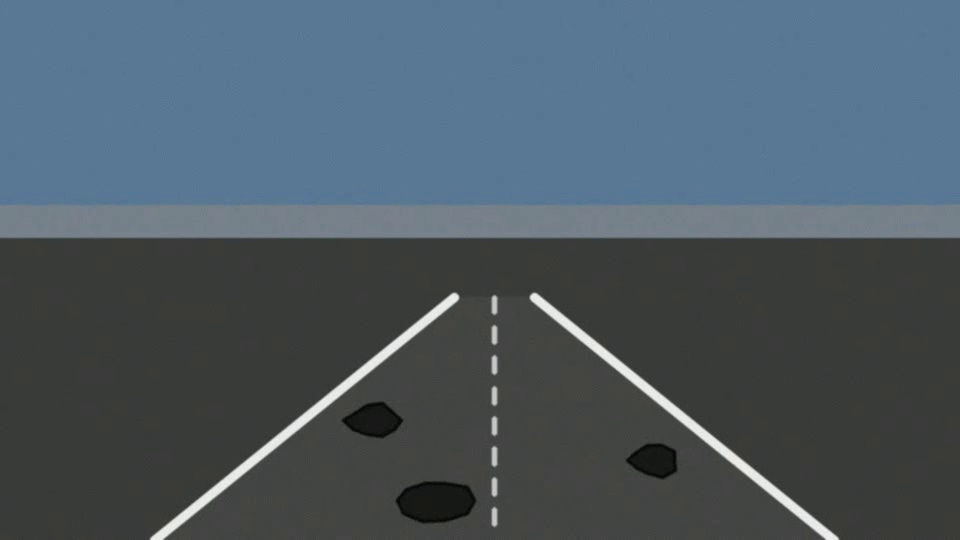
#> input picture frame 8 of ai-car-road-lane-detection/ai-car-road-lane-detection/sample_data/sample_road.mp4, 960 x 540 px
$ python main.py --source sample_data/sample_road.mp4   (older library calls are emulated)
#> lines starting #> are read from the running program, lines starting #| are printed output that depends on the picture; after the words box and inside, x2 and y2 are one past the last pixel; in counts of white or black regions, pixels touching at a corner belong together
#> in run_on_video, frame is the input picture: shape (540, 960, 3); mean B, G, R 100, 90.2, 76.5
### ai-car-road-lane-detection/ai-car-road-lane-detection/src/utils.py
"""
utils.py
--------
Small shared helpers used by both the lane detection and pothole detection
modules: frame resizing, region-of-interest masking, and simple drawing
utilities. Keeping these in one place avoids duplicating boilerplate OpenCV
code across modules.
"""

from typing import Tuple, List
import numpy as np
import cv2


def resize_frame(frame: np.ndarray, width: int = 960) -> np.ndarray:
    """Resize a frame to a fixed width while preserving aspect ratio.

    Real-time CV pipelines are typically run on a downscaled frame to keep
    per-frame processing time low; the caller can upscale the final overlay
    if needed.
    """
#> called with width = 960
    h, w = frame.shape[:2]
    if w == width:
        return frame
    scale = width / float(w)
    new_h = int(h * scale)
    return cv2.resize(frame, (width, new_h), interpolation=cv2.INTER_AREA)


def region_of_interest(img: np.ndarray, vertices: List[np.ndarray]) -> np.ndarray:
    """Mask out everything outside the given polygon.

    For a forward-facing dashcam, the road surface roughly occupies a
    trapezoid in the lower half of the frame. Masking to that region before
    edge/line detection removes buildings, sky, and other clutter that would
    otherwise generate false-positive lines.
    """
    mask = np.zeros_like(img)
    if len(img.shape) > 2:
        channel_count = img.shape[2]
        ignore_mask_color = (255,) * channel_count
    else:
        ignore_mask_color = 255
    cv2.fillPoly(mask, vertices, ignore_mask_color)
    return cv2.bitwise_and(img, mask)


def default_roi_vertices(width: int, height: int) -> List[np.ndarray]:
    """A reasonable default trapezoidal ROI for a forward-facing camera.

    Bottom corners sit at the edges of the frame; top corners pinch inward
    toward the vanishing point roughly 55% down the image. Tuned for a
    typical dashcam mounting height/angle -- adjust for your own footage.
    """
    bottom_left = (int(width * 0.05), height)
    top_left = (int(width * 0.45), int(height * 0.58))
    top_right = (int(width * 0.55), int(height * 0.58))
    bottom_right = (int(width * 0.95), height)
    return [np.array([bottom_left, top_left, top_right, bottom_right], dtype=np.int32)]


def put_label(img: np.ndarray, text: str, org: Tuple[int, int],
              color: Tuple[int, int, int] = (0, 255, 255),
              scale: float = 0.6, thickness: int = 2) -> None:
    """Draw a small text label with a dark outline so it stays readable
    against both light and dark road backgrounds."""
    cv2.putText(img, text, org, cv2.FONT_HERSHEY_SIMPLEX, scale,
                (0, 0, 0), thickness + 2, cv2.LINE_AA)
    cv2.putText(img, text, org, cv2.FONT_HERSHEY_SIMPLEX, scale,
                color, thickness, cv2.LINE_AA)


def stack_hud(frame: np.ndarray, fps: float, lane_status: str,
              pothole_count: int) -> np.ndarray:
    """Draw a small heads-up-display strip at the top of the frame showing
    the current frame rate and detection summary."""
    h, w = frame.shape[:2]
    overlay = frame.copy()
    cv2.rectangle(overlay, (0, 0), (w, 34), (20, 20, 20), thickness=-1)
    frame = cv2.addWeighted(overlay, 0.55, frame, 0.45, 0)
    put_label(frame, f"FPS: {fps:5.1f}", (10, 23), color=(0, 255, 0), scale=0.55)
    put_label(frame, f"Lane: {lane_status}", (150, 23), color=(0, 255, 255), scale=0.55)
    put_label(frame, f"Damage regions: {pothole_count}", (340, 23),
              color=(0, 140, 255), scale=0.55)
    return frame

### ai-car-road-lane-detection/ai-car-road-lane-detection/src/lane_detection.py
"""
lane_detection.py
------------------
Classic (non-deep-learning) lane detection pipeline:

    1. Grayscale conversion
    2. Gaussian blur (noise suppression)
    3. Canny edge detection
    4. Region-of-interest (ROI) masking to the road area
    5. Probabilistic Hough transform to find candidate line segments
    6. Slope-based filtering + averaging into a single left/right lane line
    7. Overlay of the extrapolated lane lines back onto the original frame

This mirrors the standard approach used in most introductory self-driving-car
lane-finding projects. It is deliberately dependency-light (OpenCV + NumPy
only) so it runs in real time on CPU and needs no trained model or GPU.

Limitations (documented honestly, as this is a student project, not a
production system):
    - Assumes reasonably well-marked lanes and a forward-facing, roughly
      centered camera.
    - Straight-line (linear) lane model -- it will not fit tight curves well.
    - Sensitive to the Canny/Hough thresholds and the ROI polygon, which may
      need re-tuning for different camera mounts/resolutions/lighting.
"""

from dataclasses import dataclass
from typing import List, Optional, Tuple
import numpy as np
import cv2

from utils import region_of_interest, default_roi_vertices


@dataclass
class LaneLine:
    """A single averaged lane line expressed as two endpoints."""
    x1: int
    y1: int
    x2: int
    y2: int
    slope: float
    intercept: float


class LaneDetector:
    """Stateful lane detector.

    Keeping a short history of recently-detected left/right slopes lets us
    smooth the drawn line across frames so it doesn't visibly jitter when a
    frame briefly has few/no Hough line matches (e.g. a faded lane marking).
    """

    def __init__(self,
                 canny_low: int = 50,
                 canny_high: int = 150,
                 hough_threshold: int = 20,
                 min_line_length: int = 20,
                 max_line_gap: int = 300,
                 smoothing_window: int = 8):
        self.canny_low = canny_low
        self.canny_high = canny_high
        self.hough_threshold = hough_threshold
        self.min_line_length = min_line_length
        self.max_line_gap = max_line_gap
        self.smoothing_window = smoothing_window

        self._left_history: List[Tuple[float, float]] = []
        self._right_history: List[Tuple[float, float]] = []

    # ------------------------------------------------------------------
    # Pipeline stages
    # ------------------------------------------------------------------
    def preprocess(self, frame: np.ndarray) -> np.ndarray:
        gray = cv2.cvtColor(frame, cv2.COLOR_BGR2GRAY)
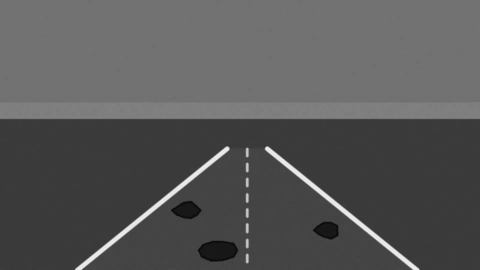
#> gray: shape (540, 960) (shown at 1/2 size); min 2, max 244, mean 87.3
        blurred = cv2.GaussianBlur(gray, (5, 5), 0)
        edges = cv2.Canny(blurred, self.canny_low, self.canny_high)
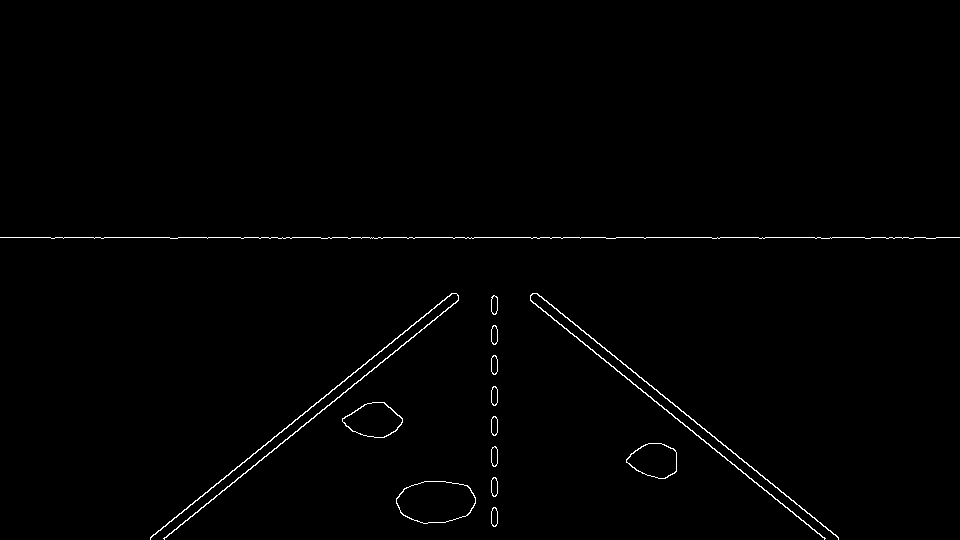
#> edges: shape (540, 960); 0.79% white in thin lines or dots, all inside (x1, y1, x2, y2) = (0, 237, 960, 540)
        return edges

    def masked_edges(self, edges: np.ndarray) -> np.ndarray:
        h, w = edges.shape[:2]
        vertices = default_roi_vertices(w, h)
        return region_of_interest(edges, vertices)
#> in region_of_interest, `cv2.fillPoly(mask, vertices, ignore_mask_color)`:
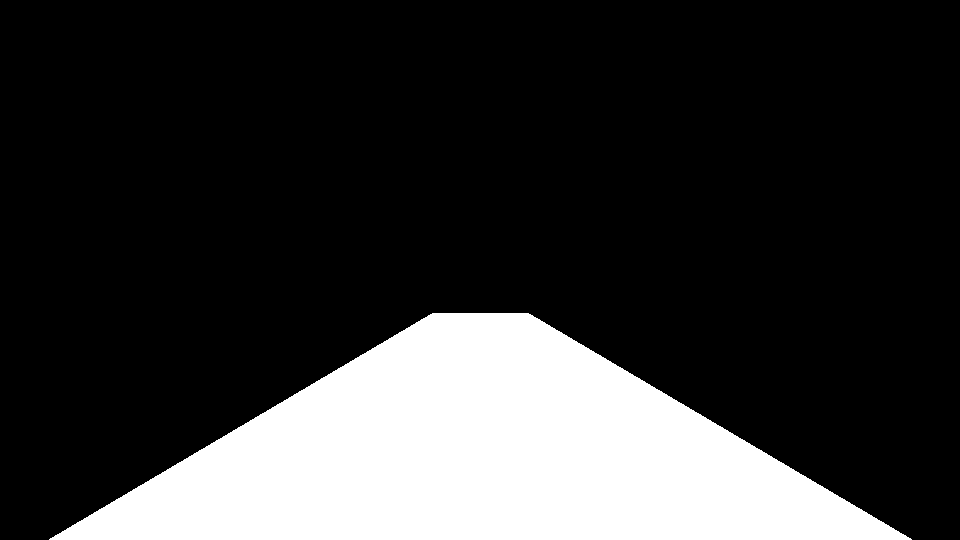
#> mask: shape (540, 960); 21% white; 1 white region, box (x1, y1, x2, y2) and area: (49, 313, 912, 540) 109117

    def hough_lines(self, masked_edges: np.ndarray) -> Optional[np.ndarray]:
        return cv2.HoughLinesP(
            masked_edges,
            rho=2,
            theta=np.pi / 180,
            threshold=self.hough_threshold,
            minLineLength=self.min_line_length,
            maxLineGap=self.max_line_gap,
        )

    # ------------------------------------------------------------------
    # Line averaging / extrapolation
    # ------------------------------------------------------------------
    def _average_slope_intercept(self, lines: Optional[np.ndarray]
                                  ) -> Tuple[Optional[Tuple[float, float]],
                                             Optional[Tuple[float, float]]]:
        """Split raw Hough segments into left/right groups by slope sign and
        average each group into a single (slope, intercept) pair.

        Slope < 0 (in image coordinates, y grows downward) -> left lane,
        slope > 0 -> right lane. Near-horizontal segments are discarded as
        noise (they are almost never real lane markings).
        """
        left_fits = []
        right_fits = []
        if lines is None:
            return None, None

        for line in lines:
            x1, y1, x2, y2 = line[0]
            if x2 == x1:
                continue  # vertical line, undefined slope
            slope = (y2 - y1) / (x2 - x1)
            intercept = y1 - slope * x1
            if abs(slope) < 0.3:
                continue  # too horizontal, likely not a lane marking
            if slope < 0:
                left_fits.append((slope, intercept))
            else:
                right_fits.append((slope, intercept))

        left_avg = np.mean(left_fits, axis=0) if left_fits else None
        right_avg = np.mean(right_fits, axis=0) if right_fits else None
        return (tuple(left_avg) if left_avg is not None else None,
                tuple(right_avg) if right_avg is not None else None)

    def _smooth(self, history: List[Tuple[float, float]],
                new_value: Optional[Tuple[float, float]]
                ) -> Optional[Tuple[float, float]]:
        if new_value is not None:
            history.append(new_value)
        if len(history) > self.smoothing_window:
            history.pop(0)
        if not history:
            return None
        arr = np.array(history)
        return tuple(arr.mean(axis=0))

    def _make_line_points(self, slope_intercept: Optional[Tuple[float, float]],
                           y1: int, y2: int) -> Optional[LaneLine]:
        if slope_intercept is None:
            return None
        slope, intercept = slope_intercept
        if abs(slope) < 1e-6:
            return None
        x1 = int((y1 - intercept) / slope)
        x2 = int((y2 - intercept) / slope)
        return LaneLine(x1=x1, y1=y1, x2=x2, y2=y2, slope=slope, intercept=intercept)

    # ------------------------------------------------------------------
    # Public API
    # ------------------------------------------------------------------
    def detect(self, frame: np.ndarray) -> Tuple[Optional[LaneLine], Optional[LaneLine]]:
        """Run the full pipeline on one BGR frame and return the smoothed
        (left_lane, right_lane) LaneLine objects (either may be None if not
        confidently detected in this frame)."""
        edges = self.preprocess(frame)
        masked = self.masked_edges(edges)
        raw_lines = self.hough_lines(masked)
#> raw_lines = 36 rows, first 6: [150, 537, 413, 324], [593, 351, 824, 538], [163, 538, 441, 313], [644, 381, 838, 538], [496, 525, 496, 313], [491, 523, 491, 329]
#> (the rest of the program and of its run is left out)
